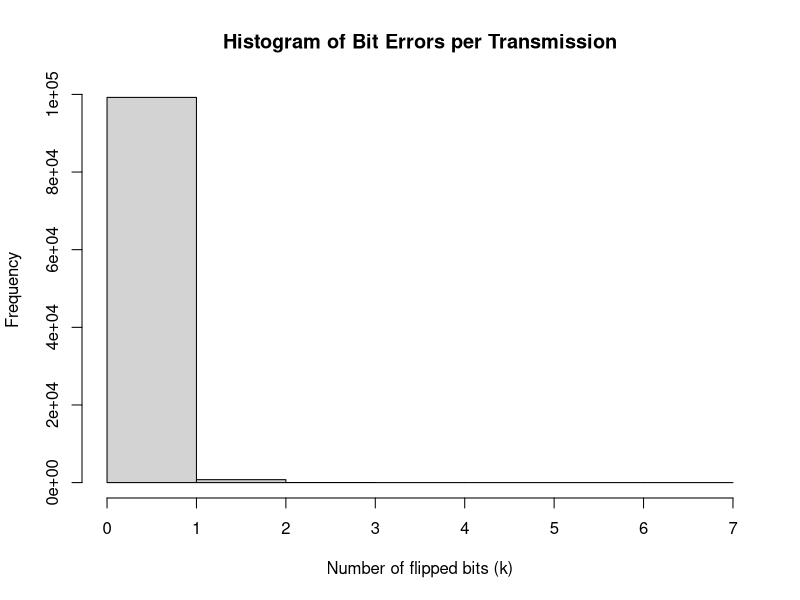
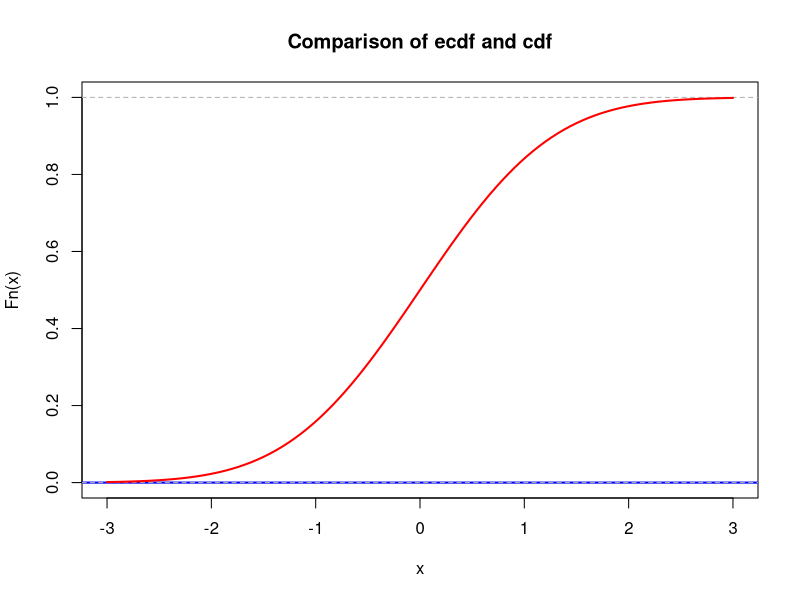
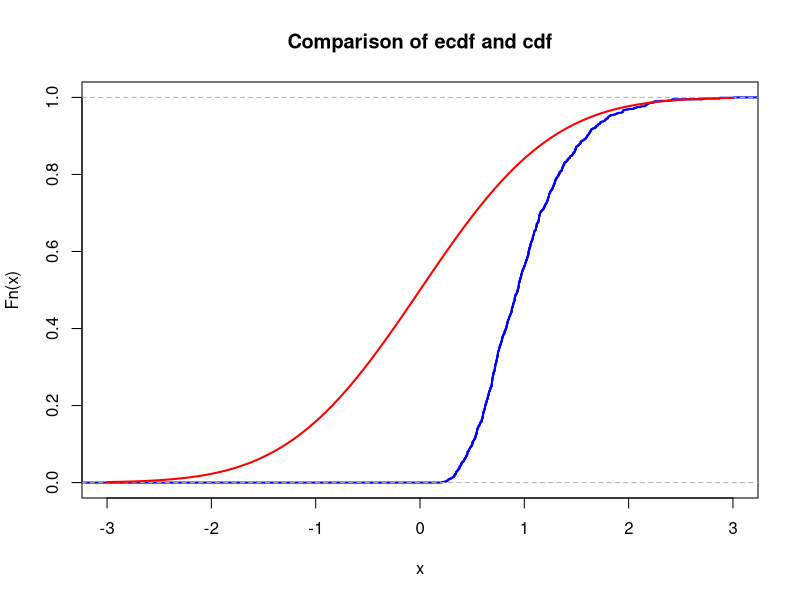
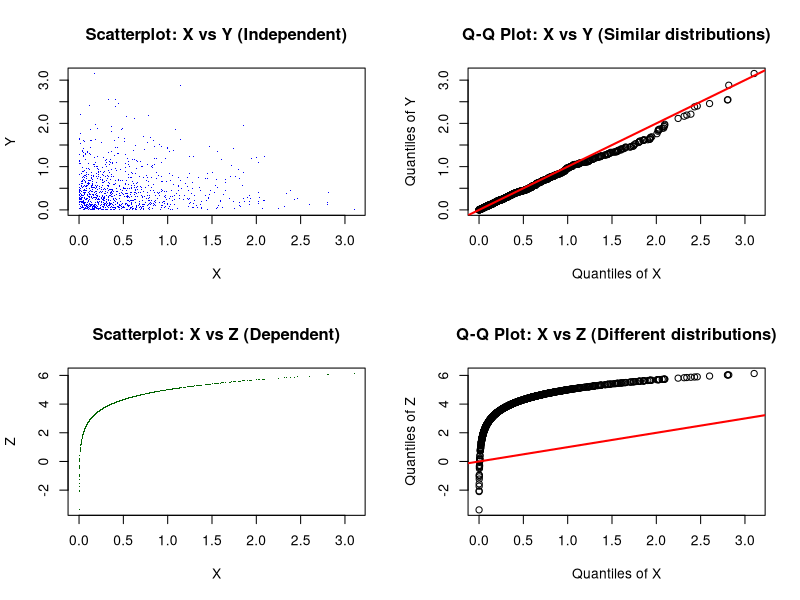

Recreate these plots in R, in order.
## ---- chunk 1

id <- 2

set.seed(id)
p <- id/100

G <- matrix(c(1, 1, 1, 0, 0, 0, 0,
		1, 0, 0, 1, 1, 0, 0,
		0, 1, 0, 1, 0, 1, 0,
		1, 1, 0, 1, 0, 0, 1), nrow = 4, byrow = TRUE)
H <- t(matrix(c(1, 0, 1, 0, 1, 0, 1,
		0, 1, 1, 0, 0, 1, 1,
		0, 0, 0, 1, 1, 1, 1), nrow = 3, byrow = TRUE))
## ---- chunk 2
cat("The matrix G is: \n") 
G  
cat("The matrix H is: \n") 
H
cat("The product GH must be zero: \n")
(G%*%H) %%2
## ---- chunk 3
N <- 100000

message_generator <- function(N) {
  matrix(sample(c(0,1), 4*N, replace = TRUE), nrow = N)
}  
messages <- message_generator(100000)
codewords <- (messages %*% G) %% 2

errors <- matrix(rbinom(N*7, 1, 0.02), nrow=N)
received <- (codewords + errors) %% 2;
## ---- chunk 4
cat("Messages generated are : \n")
head(messages)
cat("\n")
cat("Encoded messages are: \n")
head(codewords)
cat("\n")
cat("Received messages are: \n")
head(received)
cat("\n")
cat("Mean of errors is : ")
mean(errors)
## ---- chunk 5
syndrome <- (received %*% H) %% 2
syndrome_index <- syndrome[,1] + 2*syndrome[,2] + 4*syndrome[,3]

corrected <- received
for (i in 1:N) {
  if (syndrome_index[i] != 0)
    corrected[i, syndrome_index[i]] <- (corrected[i, syndrome_index[i]] + 1) %% 2
}
## ---- chunk 6
cat("Failed bits are: \n")
table(syndrome_index)
## ---- chunk 7
decoded <- corrected[, c(3,5,6,7)]
success <- rowSums(decoded == messages) == 4
p_hat   <- mean(success)
## ---- chunk 8
cat("Proportion of correctly decoded messages: ")
p_hat
## ---- chunk 9
se  <- sqrt(p_hat*(1 - p_hat)/N)
eps <- 1.96 * se
ci  <- c(p_hat - eps, p_hat + eps)
N_required <- p_hat*(1 - p_hat)*(1.96/0.03)^2
## ---- chunk 10
cat("Required N for precision ε = 0.03: ")
N_required
## ---- chunk 11
bit_errors <- rowSums(errors)
hist(bit_errors, breaks=0:7,
     main="Histogram of Bit Errors per Transmission",
     xlab="Number of flipped bits (k)", ylab="Frequency")
mean(bit_errors); var(bit_errors)
## ---- chunk 12
lambda <- 1  # change this!
N <- 100     # change this!
mu <- N * lambda
K <- 1e3
n <- 5
sample_means <- colMeans(matrix(rpois(n*K, lambda = mu), nrow=n))
## ---- chunk 13
mu <- 0       # change this!
sigma <- 1    # change this!
## ---- chunk 14
xlims <- c(mu-3*sigma,mu+3*sigma)
Fs <- ecdf(sample_means)
plot(Fs, 
     xlim = xlims, 
     ylim = c(0,1),
     col = "blue",
     lwd = 2,
     main = "Comparison of ecdf and cdf")
curve(pnorm(x, mean = mu, sd = sigma), col = "red", lwd = 2, add = TRUE)
## ---- chunk 15
nu1 <- 1  # change this!
K <- 1e3
n <- 5
sample_means <- colMeans(matrix(rexp(n*K, rate = nu1), nrow=n))
## ---- chunk 16
mu <- 0       # change this!
sigma <- 1    # change this!
## ---- chunk 17
xlims <- c(mu-3*sigma,mu+3*sigma)
Fs <- ecdf(sample_means)
plot(Fs, 
     xlim = xlims, 
     col = "blue",
     lwd = 2,
     main = "Comparison of ecdf and cdf")
curve(pnorm(x, mean = mu, sd = sigma), col = "red", lwd = 2, add = TRUE)
## ---- chunk 18
mu <- id
sigma_sq <- 2 * id + 7
sigma <- sqrt(sigma_sq)
N <- 100

set.seed(id)
x_sim <- rnorm(N, mean = mu, sd = sigma)
y_sim <- 1 / x_sim

reciprocal_of_mean <- 1 / mean(x_sim)
mean_of_reciprocal <- mean(y_sim)

print(paste("Parameters: mu =", mu, ", sigma^2 =", sigma_sq))
print(paste("1 / mean(X):", round(reciprocal_of_mean, 6)))
print(paste("mean(1/X):", round(mean_of_reciprocal, 6)))
## ---- chunk 19
N_plots <- 1000
lambda <- 2

set.seed(id)
x <- rexp(N_plots, rate = lambda)
y <- rexp(N_plots, rate = lambda)
z <- log(x) + 5

par(mfrow = c(2, 2))

# Independent variables X and Y (same distribution)
plot(x, y, main = "Scatterplot: X vs Y (Independent)",
     xlab = "X", ylab = "Y", pch = ".", col = "blue")
qqplot(x, y, main = "Q-Q Plot: X vs Y (Similar distributions)",
       xlab = "Quantiles of X", ylab = "Quantiles of Y")
abline(0, 1, col = "red", lwd = 2)

# Dependent variables X and Z
plot(x, z, main = "Scatterplot: X vs Z (Dependent)",
     xlab = "X", ylab = "Z", pch = ".", col = "darkgreen")
qqplot(x, z, main = "Q-Q Plot: X vs Z (Different distributions)",
       xlab = "Quantiles of X", ylab = "Quantiles of Z")
abline(0, 1, col = "red", lwd = 2)

par(mfrow = c(1, 1))


# Comment: X and Y are independent but similarly distributed.
# X and Z are dependent; transformation creates correlation.
## ---- chunk 20
N <- 100
n_trials <- 3
p_success <- 0.5

set.seed(id)
x_sim <- rbinom(N, size = n_trials, prob = p_success)

sample_mean_x <- mean(x_sim)
sample_var_x <- var(x_sim)

print(paste("Theoretical E(X):", 1.5))
print(paste("Sample mean X:", sample_mean_x))
print(paste("Theoretical Var(X):", 0.75))
print(paste("Sample variance X:", sample_var_x))
# Comment: sample mean and variance are close to theoretical values.
## ---- chunk 21
y_sim <- 0.5 * x_sim - 1

sample_mean_y <- mean(y_sim)
sample_var_y <- var(y_sim)

print(paste("Theoretical E(Y):", -0.25))
print(paste("Sample mean Y:", sample_mean_y))
print(paste("Theoretical Var(Y):", 0.1875))
print(paste("Sample variance Y:", sample_var_y))
# Comment: Expected value of Y is negative, meaning the game is not profitable.
